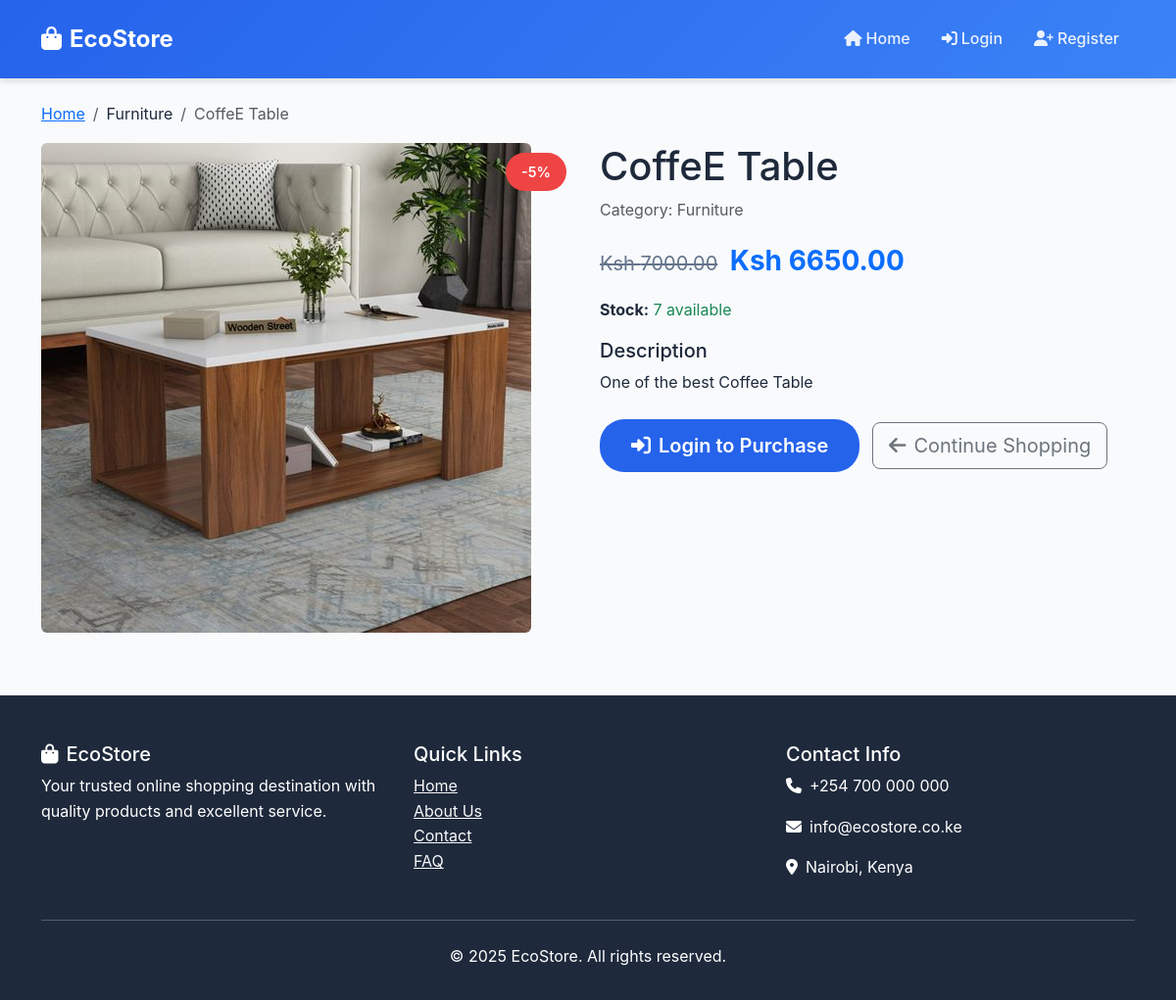
/product/1/, run on the app's committed database.
### store/models.py (models this page shows, shortened)
class Product(models.Model):
    name = models.CharField(max_length=200)
    description = models.TextField()
    price = models.DecimalField(max_digits=10, decimal_places=2)
    discount_percentage = models.PositiveIntegerField(default=0, help_text="Discount percentage (0-100)")
    category = models.ForeignKey(Category, on_delete=models.CASCADE)
    image = models.ImageField(upload_to='products/', blank=True, null=True)
    stock = models.PositiveIntegerField(default=0)
    created_at = models.DateTimeField(auto_now_add=True)
    updated_at = models.DateTimeField(auto_now=True)
    @property
    def discounted_price(self):
        if self.discount_percentage > 0:
            return self.price * (100 - self.discount_percentage) / 100
        return self.price
    @property
    def has_discount(self):
        return self.discount_percentage > 0

class Category(models.Model):
    name = models.CharField(max_length=100)
    description = models.TextField(blank=True)
    class Meta:
        verbose_name_plural = 'Categories'

### store/views.py (the view)
# urls.py: path('product/<int:pk>/', views.product_detail, name='product_detail'),
def product_detail(request, pk):
    product = get_object_or_404(Product, pk=pk)
    return render(request, 'store/product_detail.html', {'product': product})

### templates/store/product_detail.html (shortened to what this page needs)
{% extends 'base.html' %}
{% block content %}
    <div class="container mt-4">
        <nav aria-label="breadcrumb">
            <ol class="breadcrumb">
                <li class="breadcrumb-item"><a href="{% url 'home' %}">Home</a></li>
                <li class="breadcrumb-item">{{ product.category.name }}</li>
                <li class="breadcrumb-item active">{{ product.name }}</li>
            </ol>
        </nav>
        <div class="row">
            <div class="col-md-6">
                <div class="position-relative">
                    {% if product.image %}
                        <img src="{{ product.image.url }}" class="img-fluid rounded" alt="{{ product.name }}">
                    {% else %}
                        <div class="bg-light rounded d-flex align-items-center justify-content-center" style="height: 400px;">
                            <i class="fas fa-image fa-5x text-muted"></i>
                        </div>
                    {% endif %}
                    {% if product.has_discount %}
                        <div class="discount-badge">
                            -{{ product.discount_percentage }}%
                        </div>
                    {% endif %}
                </div>
            </div>
            <div class="col-md-6">
                <h1>{{ product.name }}</h1>
                <p class="text-muted">Category: {{ product.category.name }}</p>
                <div class="mb-3">
                    {% if product.has_discount %}
                        <span class="original-price fs-5">Ksh {{ product.price }}</span>
                    {% endif %}
                    <span class="fs-3 fw-bold text-primary">Ksh {{ product.discounted_price }}</span>
                </div>
                <div class="mb-3">
                    <strong>Stock:</strong>
                    {% if product.stock > 0 %}
                        <span class="text-success">{{ product.stock }} available</span>
                    {% else %}
                        <span class="text-danger">Out of stock</span>
                    {% endif %}
                </div>
                <div class="mb-4">
                    <h5>Description</h5>
                    <p>{{ product.description }}</p>
                </div>
                {% if product.stock > 0 %}
                    {% if user.is_authenticated %}
                        <a href="{% url 'add_to_cart' product.id %}" class="btn btn-primary btn-lg me-2">
                            <i class="fas fa-cart-plus me-2"></i>Add to Cart
                        </a>
                    {% else %}
                        <a href="{% url 'login' %}" class="btn btn-primary btn-lg me-2">
                            <i class="fas fa-sign-in-alt me-2"></i>Login to Purchase
                        </a>
                    {% endif %}
                {% else %}
                    <button class="btn btn-secondary btn-lg" disabled>
                        <i class="fas fa-times me-2"></i>Out of Stock
                    </button>
                {% endif %}
                <a href="{% url 'home' %}" class="btn btn-outline-secondary btn-lg">
                    <i class="fas fa-arrow-left me-2"></i>Continue Shopping
                </a>
            </div>
        </div>
    </div>
{% endblock %}

### static/css/styles.css (style rules this page uses)
:root { --primary-color: #2563eb; --secondary-color: #64748b; --accent-color: #f59e0b; --success-color: #10b981; --danger-color: #ef4444; --dark-color: #1e293b; --light-color: #f8fafc; }
body { font-family: 'Inter', -apple-system, BlinkMacSystemFont, sans-serif; background-color: var(--light-color); color: var(--dark-color); line-height: 1.6; }
.discount-badge { position: absolute; top: 10px; right: 10px; background: var(--danger-color); color: white; padding: 0.5rem 1rem; border-radius: 20px; font-weight: 600; font-size: 0.9rem; z-index: 10; }
.original-price { text-decoration: line-through; color: var(--secondary-color); font-size: 1rem; margin-right: 0.5rem; }
.btn-primary { background: var(--primary-color); border: none; border-radius: 25px; padding: 0.75rem 2rem; font-weight: 600; transition: all 0.3s ease; }

### data on the page
Product: category.name "Furniture", name "CoffeE Table", image (picture), discount_percentage "5", price "7000.00", discounted_price "6650.00", stock "7", description "One of the best Coffee Table"
